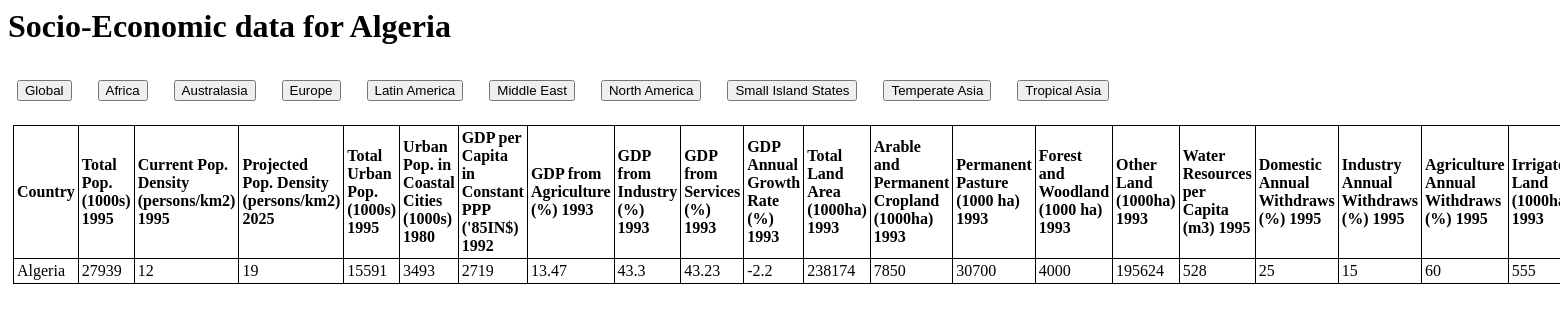
/show/Algeria, run on the app's committed database.
### tables this page shows
CREATE TABLE individual (Country TEXT, TotalPop TEXT, PopDens TEXT, ProjDens TEXT, UrbanPop TEXT, CoastalUrbanPop TEXT, GDP_Cap TEXT, GDP_Agric TEXT, GDP_Industry TEXT, GDP_Services TEXT, GDP_Growth TEXT, LAND TEXT, CropLAND TEXT, Pasture TEXT, ForestLAND TEXT, OtherLAND TEXT, WaterCAP TEXT, DomWithdraws TEXT, IndustryWithdraws TEXT, AgricWithdraws TEXT, IrrigatedLand TEXT, AgricLaborForce TEXT, CattleStock TEXT, SheepStock TEXT, GoatStock TEXT, PigStock TEXT, HorseStock TEXT, BuffaloStock TEXT, CamelStock TEXT, EnergyConsumption TEXT, FuelConsumption TEXT, HydroConsumption TEXT, KnownSpecies TEXT, EndemicSpecies TEXT, BirdSpecies TEXT, EndemicBirdSpecies TEXT, PlantSpecies TEXT, EndemicPlantSpecies TEXT);

### socio_economic.py (the view)
@app.route('/show/<Country>')
def show(Country):
  conn = sqlite3.connect('socio_economic_data.db')
  conn.row_factory = sqlite3.Row
  cur = conn.cursor()
  cur.execute("select * from individual WHERE Country =?", (Country,),)
  rows = cur.fetchall()
  conn.close()
  return render_template('show.html', rows=rows, Country=Country)

### templates/show.html (shortened to what this page needs)
<html>
    <head>
    </head>
    {% for row in rows %}
    <h1>Socio-Economic data for {{row["Country"]}}</h1>
    {% endfor %}
    <h1>
    <a href="/" ><button>Global</button></a>
    <a href="/Africa" ><button>Africa</button></a>
    <a href="/Australasia" ><button>Australasia</button></a>
    <a href="/Europe" ><button>Europe</button></a>
    <a href="/LatinAmerica" ><button>Latin America</button></a>
    <a href="/MiddleEast" ><button>Middle East</button></a>
    <a href="/NorthAmerica" ><button>North America</button></a>
    <a href="/SmallIslandStates" ><button>Small Island States</button></a>
    <a href="/TemperateAsia" ><button>Temperate Asia</button></a>
    <a href="/TropicalAsia" ><button>Tropical Asia</button></a>
    </h1>
    <table>
  <tr style="font-size:2vh;font-weight:bold;">
    <strong><td>Country</td>
    <td>Total Pop. (1000s) 1995</td>
    <td>Current Pop. Density (persons/km2) 1995</td>
    <td>Projected Pop. Density (persons/km2) 2025</td>
    <td>Total Urban Pop. (1000s) 1995</td>
    <td>Urban Pop. in Coastal Cities (1000s) 1980</td>
    <td>GDP per Capita in Constant PPP ('85IN$) 1992</td>
    <td>GDP from Agriculture (%) 1993</td>
    <td>GDP from Industry (%) 1993</td>
    <td>GDP from Services (%) 1993</td>
    <td>GDP Annual Growth Rate (%) 1993</td>
    <td>Total Land Area (1000ha) 1993</td>
    <td>Arable and Permanent Cropland (1000ha) 1993</td>
    <td>Permanent Pasture (1000 ha) 1993</td>
    <td>Forest and Woodland (1000 ha) 1993</td>
    <td>Other Land (1000ha) 1993</td>
    <td>Water Resources per Capita (m3) 1995</td>
    <td>Domestic Annual Withdraws (%) 1995</td>
    <td>Industry Annual Withdraws (%) 1995</td>
    <td>Agriculture Annual Withdraws (%) 1995</td>
    <td>Irrigated Land (1000ha) 1993</td>
  </tr>
  <tr>
    {% for row in rows %}
    <td>{{row["Country"]}}</td>
    <td>{{row["TotalPop"]}}</td>
    <td>{{row["PopDens"]}}</td>
    <td>{{row["ProjDens"]}}</td>
    <td>{{row["UrbanPop"]}}</td>
    <td>{{row["CoastalUrbanPop"]}}</td>
    <td>{{row["GDP_Cap"]}}</td>
    <td>{{row["GDP_Agric"]}}</td>
    <td>{{row["GDP_Industry"]}}</td>
    <td>{{row["GDP_Services"]}}</td>
    <td>{{row["GDP_Growth"]}}</td>
    <td>{{row["LAND"]}}</td>
    <td>{{row["CropLAND"]}}</td>
    <td>{{row["Pasture"]}}</td>
    <td>{{row["ForestLAND"]}}</td>
    <td>{{row["OtherLAND"]}}</td>
    <td>{{row["WaterCAP"]}}</td>
    <td>{{row["DomWithdraws"]}}</td>
    <td>{{row["IndustryWithdraws"]}}</td>
    <td>{{row["AgricWithdraws"]}}</td>
    <td>{{row["IrrigatedLand"]}}</td>
    {% endfor %}
  </tr>
</table>
</html>

### templates/show.html (style rules this page uses)
a { white-space : nowrap; overflow-x : hidden; border-radius : 0px; display : left; padding: 9px; }
td { border: 1px solid; width: 100vh; padding: 3px; font-size:2vh; }
table { border-collapse: collapse; width: 100vh; margin: 5px; }

### data on the page
individual: Country "Algeria", TotalPop "27939", PopDens "12", ProjDens "19", UrbanPop "15591", CoastalUrbanPop "3493", GDP_Cap "2719", GDP_Agric "13.47", GDP_Industry "43.3", GDP_Services "43.23", GDP_Growth "-2.2", LAND "238174", CropLAND "7850", Pasture "30700", ForestLAND "4000", OtherLAND "195624", WaterCAP "528", DomWithdraws "25", IndustryWithdraws "15", AgricWithdraws "60", IrrigatedLand "555"
